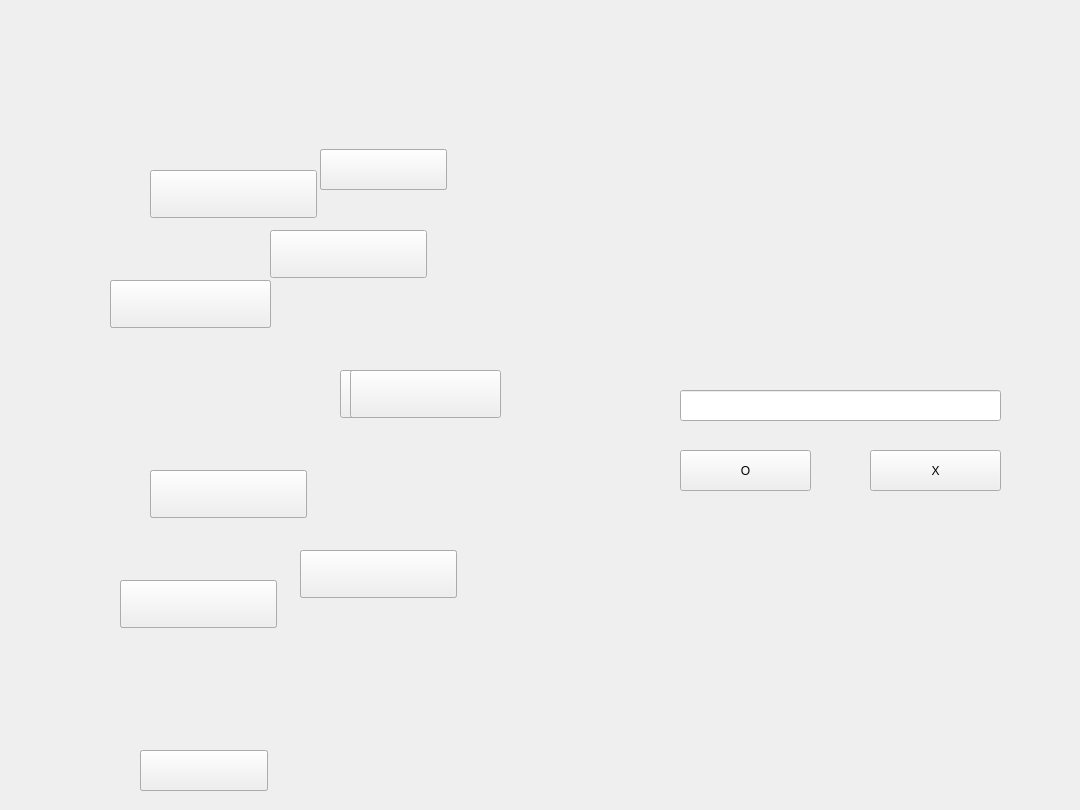
    <widget class="QWidget" name="tab_7">
     <attribute name="title">
      <string>문제추가</string>
     </attribute>
     <widget class="QPushButton" name="gangwon_btn_2">
      <property name="enabled">
       <bool>true</bool>
      </property>
      <property name="geometry">
       <rect>
        <x>320</x>
        <y>149</y>
        <width>127</width>
        <height>41</height>
       </rect>
      </property>
      <property name="text">
       <string/>
      </property>
      <property name="icon">
       <iconset>
        <normaloff>../../Desktop/의명박6팀(230206~)/강원도.png</normaloff>../../Desktop/의명박6팀(230206~)/강원도.png</iconset>
      </property>
      <property name="iconSize">
       <size>
        <width>800</width>
        <height>900</height>
       </size>
      </property>
     </widget>
     <widget class="QPushButton" name="jeonnam_btn_2">
      <property name="geometry">
       <rect>
        <x>120</x>
        <y>580</y>
        <width>157</width>
        <height>48</height>
       </rect>
      </property>
      <property name="text">
       <string/>
      </property>
      <property name="icon">
       <iconset>
        <normaloff>../../Desktop/의명박6팀(230206~)/전라남도.png</normaloff>../../Desktop/의명박6팀(230206~)/전라남도.png</iconset>
      </property>
      <property name="iconSize">
       <size>
        <width>800</width>
        <height>900</height>
       </size>
      </property>
     </widget>
     <widget class="QPushButton" name="jeonbuk_btn_2">
      <property name="geometry">
       <rect>
        <x>150</x>
        <y>470</y>
        <width>157</width>
        <height>48</height>
       </rect>
      </property>
      <property name="text">
       <string/>
      </property>
      <property name="icon">
       <iconset>
        <normaloff>../../Desktop/의명박6팀(230206~)/전라북도.png</normaloff>../../Desktop/의명박6팀(230206~)/전라북도.png</iconset>
      </property>
      <property name="iconSize">
       <size>
        <width>800</width>
        <height>900</height>
       </size>
      </property>
     </widget>
     <widget class="QPushButton" name="jeju_btn_2">
      <property name="geometry">
       <rect>
        <x>140</x>
        <y>750</y>
        <width>128</width>
        <height>41</height>
       </rect>
      </property>
      <property name="text">
       <string/>
      </property>
      <property name="icon">
       <iconset>
        <normaloff>../../Desktop/의명박6팀(230206~)/제주도.png</normaloff>../../Desktop/의명박6팀(230206~)/제주도.png</iconset>
      </property>
      <property name="iconSize">
       <size>
        <width>800</width>
        <height>900</height>
       </size>
      </property>
     </widget>
     <widget class="QPushButton" name="gyeongnam_btn_2">
      <property name="geometry">
       <rect>
        <x>300</x>
        <y>550</y>
        <width>157</width>
        <height>48</height>
       </rect>
      </property>
      <property name="text">
       <string/>
      </property>
      <property name="icon">
       <iconset>
        <normaloff>../../Desktop/의명박6팀(230206~)/경상남도.png</normaloff>../../Desktop/의명박6팀(230206~)/경상남도.png</iconset>
      </property>
      <property name="iconSize">
       <size>
        <width>800</width>
        <height>900</height>
       </size>
      </property>
     </widget>
     <widget class="QPushButton" name="chungnam_btn_2">
      <property name="geometry">
       <rect>
        <x>110</x>
        <y>280</y>
        <width>161</width>
        <height>48</height>
       </rect>
      </property>
      <property name="text">
       <string/>
      </property>
      <property name="icon">
       <iconset>
        <normaloff>../../Desktop/의명박6팀(230206~)/충청남도.png</normaloff>../../Desktop/의명박6팀(230206~)/충청남도.png</iconset>
      </property>
      <property name="iconSize">
       <size>
        <width>800</width>
        <height>900</height>
       </size>
      </property>
     </widget>
     <widget class="QPushButton" name="gyeongbuk_btn_2">
      <property name="geometry">
       <rect>
        <x>340</x>
        <y>370</y>
        <width>157</width>
        <height>48</height>
       </rect>
      </property>
      <property name="text">
       <string/>
      </property>
      <property name="icon">
       <iconset>
        <normaloff>../../Desktop/의명박6팀(230206~)/경상북도.png</normaloff>../../Desktop/의명박6팀(230206~)/경상북도.png</iconset>
      </property>
      <property name="iconSize">
       <size>
        <width>800</width>
        <height>900</height>
       </size>
      </property>
     </widget>
     <widget class="QLabel" name="Map_label_2">
      <property name="geometry">
       <rect>
        <x>60</x>
        <y>0</y>
        <width>551</width>
        <height>791</height>
       </rect>
      </property>
      <property name="text">
       <string/>
      </property>
      <property name="pixmap">
       <pixmap>../../Desktop/의명박6팀(230206~)/100대명산지도.png</pixmap>
      </property>
     </widget>
     <widget class="QPushButton" name="chungbuk_addbtn">
      <property name="geometry">
       <rect>
        <x>270</x>
        <y>230</y>
        <width>157</width>
        <height>48</height>
       </rect>
      </property>
      <property name="contextMenuPolicy">
       <enum>Qt::PreventContextMenu</enum>
      </property>
      <property name="text">
       <string/>
      </property>
      <property name="icon">
       <iconset>
        <normaloff>충청북도.png</normaloff>충청북도.png</iconset>
      </property>
      <property name="iconSize">
       <size>
        <width>800</width>
        <height>900</height>
       </size>
      </property>
     </widget>
     <widget class="QPushButton" name="gyeonggi_addbtn">
      <property name="geometry">
       <rect>
        <x>150</x>
        <y>170</y>
        <width>167</width>
        <height>48</height>
       </rect>
      </property>
      <property name="text">
       <string/>
      </property>
      <property name="icon">
       <iconset>
        <normaloff>서울경기.png</normaloff>서울경기.png</iconset>
      </property>
      <property name="iconSize">
       <size>
        <width>800</width>
        <height>900</height>
       </size>
      </property>
     </widget>
     <widget class="QPushButton" name="o_btn">
      <property name="geometry">
       <rect>
        <x>680</x>
        <y>450</y>
        <width>131</width>
        <height>41</height>
       </rect>
      </property>
      <property name="text">
       <string>O</string>
      </property>
     </widget>
     <widget class="QPushButton" name="x_btn">
      <property name="geometry">
       <rect>
        <x>870</x>
        <y>450</y>
        <width>131</width>
        <height>41</height>
       </rect>
      </property>
      <property name="text">
       <string>X</string>
      </property>
     </widget>
     <widget class="QPushButton" name="gangwon_addbtn">
      <property name="enabled">
       <bool>true</bool>
      </property>
      <property name="geometry">
       <rect>
        <x>320</x>
        <y>149</y>
        <width>127</width>
        <height>41</height>
       </rect>
      </property>
      <property name="text">
       <string/>
      </property>
      <property name="icon">
       <iconset>
        <normaloff>강원도.png</normaloff>강원도.png</iconset>
      </property>
      <property name="iconSize">
       <size>
        <width>800</width>
        <height>900</height>
       </size>
      </property>
     </widget>
     <widget class="QPushButton" name="jeonnam_addbtn">
      <property name="geometry">
       <rect>
        <x>120</x>
        <y>580</y>
        <width>157</width>
        <height>48</height>
       </rect>
      </property>
      <property name="text">
       <string/>
      </property>
      <property name="icon">
       <iconset>
        <normaloff>전라남도.png</normaloff>전라남도.png</iconset>
      </property>
      <property name="iconSize">
       <size>
        <width>800</width>
        <height>900</height>
       </size>
      </property>
     </widget>
     <widget class="QPushButton" name="jeonbuk_addbtn">
      <property name="geometry">
       <rect>
        <x>150</x>
        <y>470</y>
        <width>157</width>
        <height>48</height>
       </rect>
      </property>
      <property name="text">
       <string/>
      </property>
      <property name="icon">
       <iconset>
        <normaloff>전라북도.png</normaloff>전라북도.png</iconset>
      </property>
      <property name="iconSize">
       <size>
        <width>800</width>
        <height>900</height>
       </size>
      </property>
     </widget>
     <widget class="QPushButton" name="jeju_addbtn">
      <property name="geometry">
       <rect>
        <x>140</x>
        <y>750</y>
        <width>128</width>
        <height>41</height>
       </rect>
      </property>
      <property name="text">
       <string/>
      </property>
      <property name="icon">
       <iconset>
        <normaloff>제주도.png</normaloff>제주도.png</iconset>
      </property>
      <property name="iconSize">
       <size>
        <width>800</width>
        <height>900</height>
       </size>
      </property>
     </widget>
     <widget class="QPushButton" name="gyeongnam_addbtn">
      <property name="geometry">
       <rect>
        <x>300</x>
        <y>550</y>
        <width>157</width>
        <height>48</height>
       </rect>
      </property>
      <property name="text">
       <string/>
      </property>
      <property name="icon">
       <iconset>
        <normaloff>경상남도.png</normaloff>경상남도.png</iconset>
      </property>
      <property name="iconSize">
       <size>
        <width>800</width>
        <height>900</height>
       </size>
      </property>
     </widget>
     <widget class="QPushButton" name="chungnam_addbtn">
      <property name="geometry">
       <rect>
        <x>110</x>
        <y>280</y>
        <width>161</width>
        <height>48</height>
       </rect>
      </property>
      <property name="text">
       <string/>
      </property>
      <property name="icon">
       <iconset>
        <normaloff>충청남도.png</normaloff>충청남도.png</iconset>
      </property>
      <property name="iconSize">
       <size>
        <width>800</width>
        <height>900</height>
       </size>
      </property>
     </widget>
     <widget class="QPushButton" name="gyeongbuk_addbtn">
      <property name="geometry">
       <rect>
        <x>350</x>
        <y>370</y>
        <width>151</width>
        <height>48</height>
       </rect>
      </property>
      <property name="text">
       <string/>
      </property>
      <property name="icon">
       <iconset>
        <normaloff>경상북도.png</normaloff>경상북도.png</iconset>
      </property>
      <property name="iconSize">
       <size>
        <width>800</width>
        <height>900</height>
       </size>
      </property>
     </widget>
     <widget class="QLineEdit" name="quizadd_lineedit">
      <property name="geometry">
       <rect>
        <x>680</x>
        <y>390</y>
        <width>321</width>
        <height>31</height>
       </rect>
      </property>
     </widget>
     <widget class="QLabel" name="update_label">
      <property name="geometry">
       <rect>
        <x>750</x>
        <y>340</y>
        <width>231</width>
        <height>21</height>
       </rect>
      </property>
      <property name="font">
       <font>
        <family>Arial</family>
        <pointsize>14</pointsize>
       </font>
      </property>
      <property name="text">
       <string/>
      </property>
     </widget>
     <widget class="QLabel" name="login_label_8">
      <property name="geometry">
       <rect>
        <x>0</x>
        <y>0</y>
        <width>1071</width>
        <height>801</height>
       </rect>
      </property>
      <property name="text">
       <string/>
      </property>
      <property name="pixmap">
       <pixmap>../../Desktop/의명박6팀(230206~)/등산.png</pixmap>
      </property>
      <property name="scaledContents">
       <bool>true</bool>
      </property>
     </widget>
     <zorder>login_label_8</zorder>
     <zorder>gangwon_btn_2</zorder>
     <zorder>jeonnam_btn_2</zorder>
     <zorder>jeonbuk_btn_2</zorder>
     <zorder>jeju_btn_2</zorder>
     <zorder>gyeongnam_btn_2</zorder>
     <zorder>chungnam_btn_2</zorder>
     <zorder>gyeongbuk_btn_2</zorder>
     <zorder>Map_label_2</zorder>
     <zorder>chungbuk_addbtn</zorder>
     <zorder>gyeonggi_addbtn</zorder>
     <zorder>o_btn</zorder>
     <zorder>x_btn</zorder>
     <zorder>gangwon_addbtn</zorder>
     <zorder>jeonnam_addbtn</zorder>
     <zorder>jeonbuk_addbtn</zorder>
     <zorder>jeju_addbtn</zorder>
     <zorder>gyeongnam_addbtn</zorder>
     <zorder>chungnam_addbtn</zorder>
     <zorder>gyeongbuk_addbtn</zorder>
     <zorder>quizadd_lineedit</zorder>
     <zorder>update_label</zorder>
    </widget>
